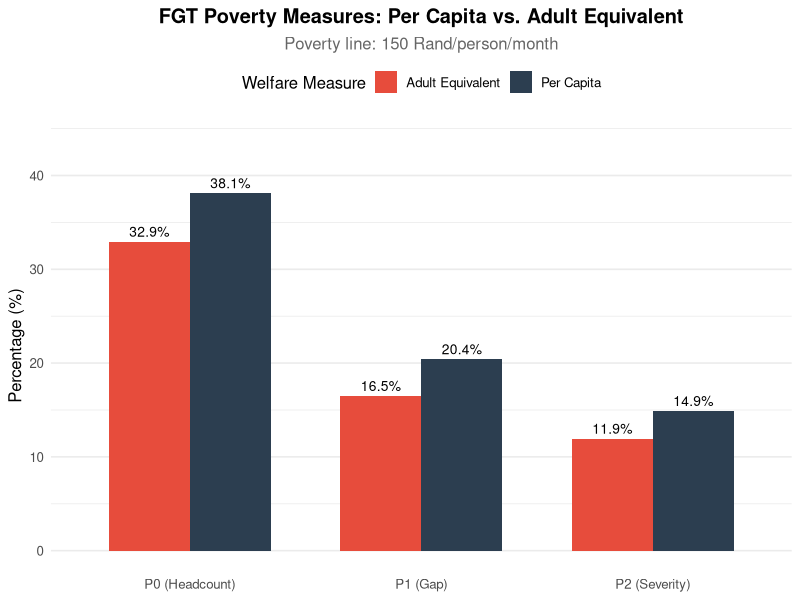
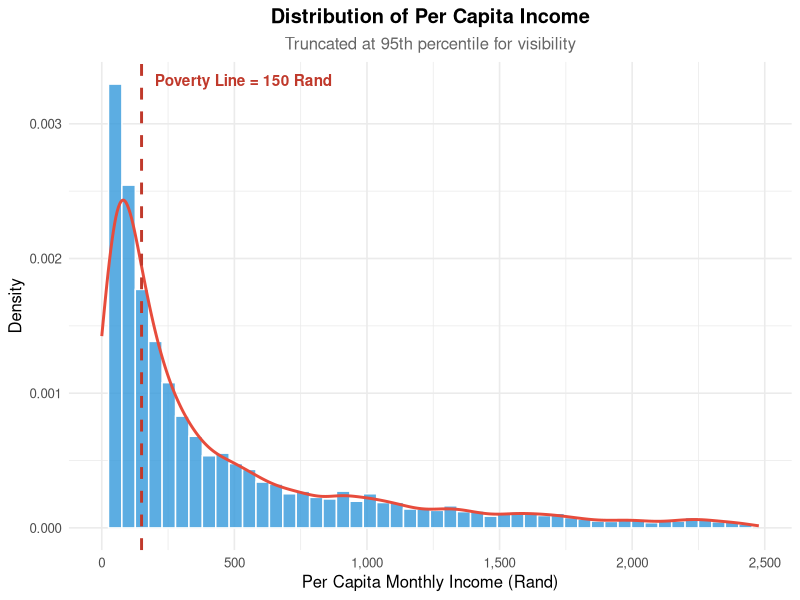
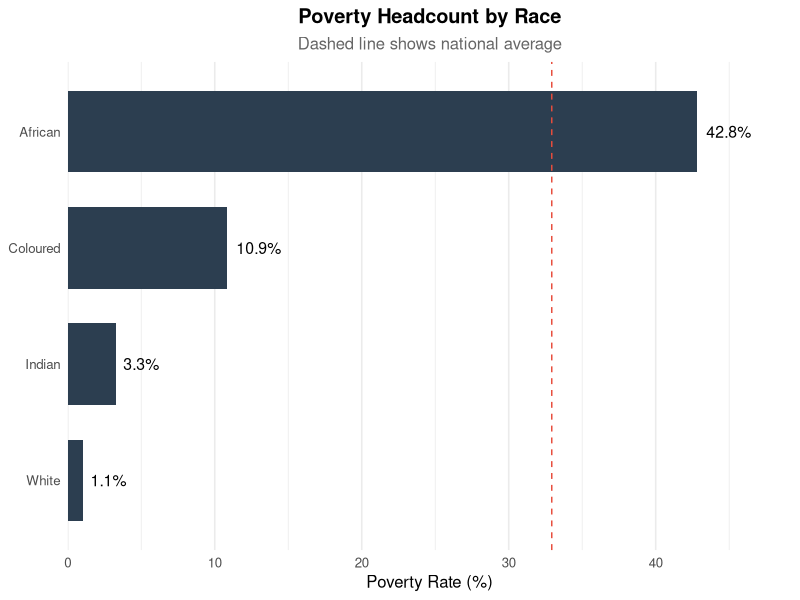
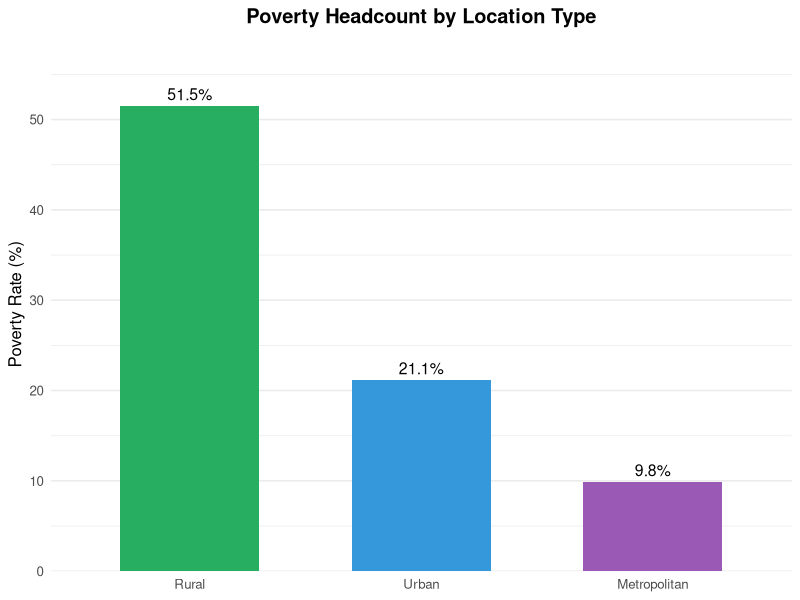
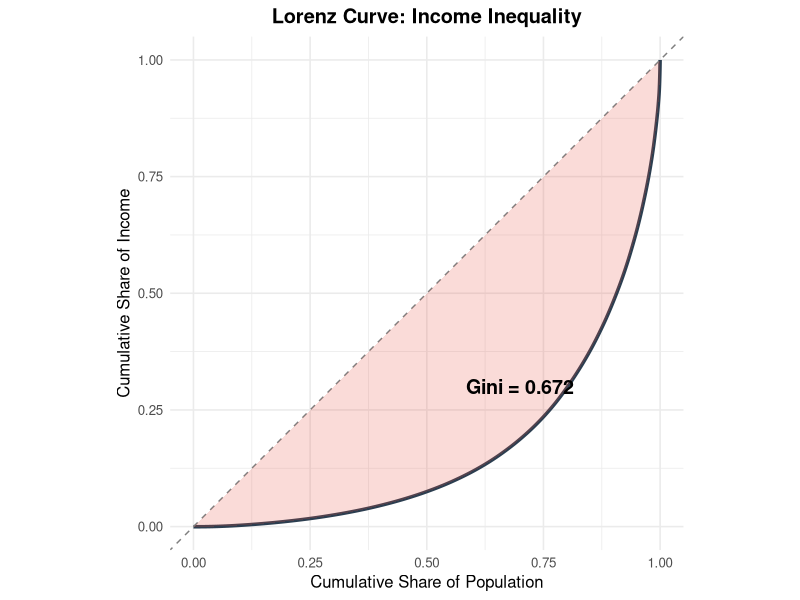

These charts were generated, in order, by the following R code:
# =============================================================================
# MEASURING POVERTY IN SOUTH AFRICA: AN ANALYSIS USING LSMS HOUSEHOLD SURVEY DATA
# =============================================================================
# Author: Sotaire Kwizera
# Date: February 2026
# 
# Description:
#   This script analyzes poverty rates in South Africa using the World Bank's
#   Living Standards Measurement Study (LSMS) household survey data. It computes
#   multiple poverty measures following the Foster-Greer-Thorbecke (FGT) class
#   of poverty indices and examines disparities across demographic groups.
#
# Data Source:
#   World Bank LSMS - South Africa
#   https://microdata.worldbank.org/index.php/catalog/297
#
# Methodology:
#   The FGT class of poverty indices (Foster, Greer & Thorbecke, 1984):
#     P_α = (1/n) × Σ[(z - y_i)/z]^α
#   Where:
#     - P0 (α=0): Headcount ratio - proportion below poverty line
#     - P1 (α=1): Poverty gap - average depth of poverty
#     - P2 (α=2): Poverty severity - squared gap, sensitive to inequality among poor
#
# =============================================================================


# -----------------------------------------------------------------------------
# 1. SETUP AND CONFIGURATION
# -----------------------------------------------------------------------------

# Load required packages
library(tidyverse)  # Data manipulation and visualization
library(haven)      # Reading Stata .dta files
library(scales)     # Formatting numbers in plots

# Set working directory (modify path as needed)
# setwd("path/to/data/directory")

# Define poverty line (150 Rand per person per month)
POVERTY_LINE <- 150

# Set theme for all plots
theme_set(theme_minimal(base_size = 12))


# -----------------------------------------------------------------------------
# 2. DATA LOADING
# -----------------------------------------------------------------------------

cat("\n", strrep("=", 60), "\n")
cat("LOADING LSMS DATA FILES\n")
cat(strrep("=", 60), "\n\n")

# Load household income data
HH_income <- read_dta("HHINCTL.dta")
cat("✓ Loaded household income data:", nrow(HH_income), "households\n")

# Load household roster (individual-level demographics)
HH_roster <- read_dta("M8_HROST.dta")
cat("✓ Loaded household roster:", nrow(HH_roster), "individuals\n")

# Load stratification variables (race, location)
HH_strata <- read_dta("STRATA2.dta")
cat("✓ Loaded stratification data:", nrow(HH_strata), "observations\n")


# -----------------------------------------------------------------------------
# 3. DATA PREPARATION
# -----------------------------------------------------------------------------

cat("\n", strrep("=", 60), "\n")
cat("PREPARING ANALYSIS DATASET\n")
cat(strrep("=", 60), "\n\n")

# Calculate household size from roster
household_size <- HH_roster %>%
  group_by(hhid) %>%
  summarise(
    hh_size = n(),
    n_children = sum(age < 16, na.rm = TRUE),
    n_adults = sum(age >= 16, na.rm = TRUE),
    .groups = "drop"
  )

# Calculate adult equivalent size
# Using equivalence scale where children (age < 16) count as 0.5 adults
# This accounts for lower consumption needs of children
adult_equivalents <- HH_roster %>%
  mutate(adult_equiv_weight = ifelse(age >= 16, 1, 0.5)) %>%
  group_by(hhid) %>%
  summarise(
    adult_equiv_size = sum(adult_equiv_weight, na.rm = TRUE),
    .groups = "drop"
  )

# Merge all data sources
poverty_data <- HH_income %>%
  select(hhid, totminc) %>%
  left_join(household_size, by = "hhid") %>%
  left_join(adult_equivalents, by = "hhid") %>%
  left_join(
    HH_strata %>% select(hhid, race, metro),
    by = "hhid"
  ) %>%
  filter(!is.na(totminc), !is.na(hh_size))

# Compute welfare measures and poverty indicators
poverty_data <- poverty_data %>%
  mutate(
    # Per capita income (simple division)
    income_per_capita = totminc / hh_size,
    
    # Adult-equivalent income (adjusted for household composition)
    income_adult_equiv = totminc / adult_equiv_size,
    
    # Binary poverty indicators (1 = poor, 0 = not poor)
    is_poor_pc = as.integer(income_per_capita < POVERTY_LINE),
    is_poor_ae = as.integer(income_adult_equiv < POVERTY_LINE),
    
    # Poverty gaps (normalized distance below poverty line, 0 for non-poor)
    gap_pc = pmax(0, (POVERTY_LINE - income_per_capita) / POVERTY_LINE),
    gap_ae = pmax(0, (POVERTY_LINE - income_adult_equiv) / POVERTY_LINE),
    
    # Add descriptive labels
    race_label = factor(
      race,
      levels = 1:5,
      labels = c("African", "Coloured", "Indian", "White", "Other")
    ),
    location_label = factor(
      metro,
      levels = 1:3,
      labels = c("Rural", "Urban", "Metropolitan")
    )
  )

cat("✓ Final dataset:", nrow(poverty_data), "households with complete data\n")


# -----------------------------------------------------------------------------
# 4. FGT POVERTY MEASURES - NATIONAL LEVEL
# -----------------------------------------------------------------------------

cat("\n", strrep("=", 60), "\n")
cat("FGT POVERTY MEASURES\n")
cat(strrep("=", 60), "\n\n")

# Function to compute FGT indices
compute_fgt <- function(data, is_poor_col, gap_col) {
  data %>%
    summarise(
      P0_headcount = mean({{ is_poor_col }}) * 100,
      P1_gap = mean({{ gap_col }}) * 100,
      P2_severity = mean({{ gap_col }}^2) * 100,
      n = n()
    )
}

# Per capita income measures
fgt_pc <- compute_fgt(poverty_data, is_poor_pc, gap_pc)
cat("FGT Measures (Per Capita Income):\n")
cat(sprintf("  P0 (Headcount):  %.2f%%\n", fgt_pc$P0_headcount))
cat(sprintf("  P1 (Poverty Gap): %.2f%%\n", fgt_pc$P1_gap))
cat(sprintf("  P2 (Severity):    %.2f%%\n", fgt_pc$P2_severity))
cat(sprintf("  Sample size:      %s households\n", format(fgt_pc$n, big.mark = ",")))

# Adult equivalent income measures
fgt_ae <- compute_fgt(poverty_data, is_poor_ae, gap_ae)
cat("\nFGT Measures (Adult Equivalent Income):\n")
cat(sprintf("  P0 (Headcount):  %.2f%%\n", fgt_ae$P0_headcount))
cat(sprintf("  P1 (Poverty Gap): %.2f%%\n", fgt_ae$P1_gap))
cat(sprintf("  P2 (Severity):    %.2f%%\n", fgt_ae$P2_severity))
cat(sprintf("  Sample size:      %s households\n", format(fgt_ae$n, big.mark = ",")))


# -----------------------------------------------------------------------------
# 5. DESCRIPTIVE STATISTICS
# -----------------------------------------------------------------------------

cat("\n", strrep("=", 60), "\n")
cat("DESCRIPTIVE STATISTICS\n")
cat(strrep("=", 60), "\n\n")

# Income distribution statistics
income_stats <- poverty_data %>%
  summarise(
    mean = mean(income_per_capita),
    sd = sd(income_per_capita),
    median = median(income_per_capita),
    p25 = quantile(income_per_capita, 0.25),
    p75 = quantile(income_per_capita, 0.75),
    min = min(income_per_capita),
    max = max(income_per_capita)
  )

cat("Per Capita Income Distribution (Rand/month):\n")
cat(sprintf("  Mean:            %.2f\n", income_stats$mean))
cat(sprintf("  Std. Dev:        %.2f\n", income_stats$sd))
cat(sprintf("  Median:          %.2f\n", income_stats$median))
cat(sprintf("  25th Percentile: %.2f\n", income_stats$p25))
cat(sprintf("  75th Percentile: %.2f\n", income_stats$p75))

# Household size statistics
size_stats <- poverty_data %>%
  summarise(
    mean = mean(hh_size),
    sd = sd(hh_size),
    median = median(hh_size),
    p25 = quantile(hh_size, 0.25),
    p75 = quantile(hh_size, 0.75)
  )

cat("\nHousehold Size Distribution:\n")
cat(sprintf("  Mean:   %.2f persons\n", size_stats$mean))
cat(sprintf("  Median: %.0f persons\n", size_stats$median))


# -----------------------------------------------------------------------------
# 6. DISAGGREGATED ANALYSIS - POVERTY BY RACE
# -----------------------------------------------------------------------------

cat("\n", strrep("=", 60), "\n")
cat("POVERTY BY RACE (Adult Equivalent Income)\n")
cat(strrep("=", 60), "\n\n")

poverty_by_race <- poverty_data %>%
  filter(!is.na(race_label)) %>%
  group_by(race_label) %>%
  summarise(
    poverty_rate = mean(is_poor_ae) * 100,
    poverty_gap = mean(gap_ae) * 100,
    n = n(),
    .groups = "drop"
  ) %>%
  arrange(desc(poverty_rate))

# Print results
for (i in 1:nrow(poverty_by_race)) {
  cat(sprintf("  %-10s: %.2f%% poverty rate (n = %s)\n",
              poverty_by_race$race_label[i],
              poverty_by_race$poverty_rate[i],
              format(poverty_by_race$n[i], big.mark = ",")))
}


# -----------------------------------------------------------------------------
# 7. DISAGGREGATED ANALYSIS - POVERTY BY LOCATION
# -----------------------------------------------------------------------------

cat("\n", strrep("=", 60), "\n")
cat("POVERTY BY LOCATION (Adult Equivalent Income)\n")
cat(strrep("=", 60), "\n\n")

poverty_by_location <- poverty_data %>%
  filter(!is.na(location_label)) %>%
  group_by(location_label) %>%
  summarise(
    poverty_rate = mean(is_poor_ae) * 100,
    poverty_gap = mean(gap_ae) * 100,
    n = n(),
    .groups = "drop"
  )

# Print results
for (i in 1:nrow(poverty_by_location)) {
  cat(sprintf("  %-15s: %.2f%% poverty rate (n = %s)\n",
              poverty_by_location$location_label[i],
              poverty_by_location$poverty_rate[i],
              format(poverty_by_location$n[i], big.mark = ",")))
}


# -----------------------------------------------------------------------------
# 8. VISUALIZATIONS
# -----------------------------------------------------------------------------

cat("\n", strrep("=", 60), "\n")
cat("GENERATING VISUALIZATIONS\n")
cat(strrep("=", 60), "\n\n")

# Figure 1: FGT Measures Comparison
comparison_data <- tibble(
  measure = rep(c("P0 (Headcount)", "P1 (Gap)", "P2 (Severity)"), 2),
  method = rep(c("Per Capita", "Adult Equivalent"), each = 3),
  value = c(
    fgt_pc$P0_headcount, fgt_pc$P1_gap, fgt_pc$P2_severity,
    fgt_ae$P0_headcount, fgt_ae$P1_gap, fgt_ae$P2_severity
  )
)

p1 <- ggplot(comparison_data, aes(x = measure, y = value, fill = method)) +
  geom_col(position = "dodge", width = 0.7) +
  geom_text(
    aes(label = sprintf("%.1f%%", value)),
    position = position_dodge(width = 0.7),
    vjust = -0.5,
    size = 3.5
  ) +
  scale_fill_manual(values = c("Per Capita" = "#2C3E50", "Adult Equivalent" = "#E74C3C")) +
  labs(
    title = "FGT Poverty Measures: Per Capita vs. Adult Equivalent",
    subtitle = "Poverty line: 150 Rand/person/month",
    x = NULL,
    y = "Percentage (%)",
    fill = "Welfare Measure"
  ) +
  theme(
    plot.title = element_text(face = "bold", hjust = 0.5),
    plot.subtitle = element_text(hjust = 0.5, color = "gray40"),
    legend.position = "top",
    panel.grid.major.x = element_blank()
  ) +
  ylim(0, max(comparison_data$value) * 1.15)

print(p1)
cat("✓ Generated Figure 1: FGT Measures Comparison\n")


# Figure 2: Income Distribution
p2 <- ggplot(poverty_data, aes(x = income_per_capita)) +
  geom_histogram(
    aes(y = after_stat(density)),
    bins = 50,
    fill = "#3498DB",
    color = "white",
    alpha = 0.8
  ) +
  geom_density(color = "#E74C3C", linewidth = 1) +
  geom_vline(
    xintercept = POVERTY_LINE,
    linetype = "dashed",
    color = "#C0392B",
    linewidth = 1
  ) +
  annotate(
    "text",
    x = POVERTY_LINE + 50,
    y = Inf,
    label = paste("Poverty Line =", POVERTY_LINE, "Rand"),
    hjust = 0,
    vjust = 2,
    color = "#C0392B",
    fontface = "bold"
  ) +
  scale_x_continuous(
    limits = c(0, quantile(poverty_data$income_per_capita, 0.95)),
    labels = comma
  ) +
  labs(
    title = "Distribution of Per Capita Income",
    subtitle = "Truncated at 95th percentile for visibility",
    x = "Per Capita Monthly Income (Rand)",
    y = "Density"
  ) +
  theme(
    plot.title = element_text(face = "bold", hjust = 0.5),
    plot.subtitle = element_text(hjust = 0.5, color = "gray40")
  )

print(p2)
cat("✓ Generated Figure 2: Income Distribution\n")


# Figure 3: Poverty by Race
p3 <- ggplot(poverty_by_race, aes(x = reorder(race_label, poverty_rate), y = poverty_rate)) +
  geom_col(fill = "#2C3E50", width = 0.7) +
  geom_text(
    aes(label = sprintf("%.1f%%", poverty_rate)),
    hjust = -0.2,
    size = 4
  ) +
  geom_hline(
    yintercept = fgt_ae$P0_headcount,
    linetype = "dashed",
    color = "#E74C3C"
  ) +
  coord_flip() +
  labs(
    title = "Poverty Headcount by Race",
    subtitle = "Dashed line shows national average",
    x = NULL,
    y = "Poverty Rate (%)"
  ) +
  theme(
    plot.title = element_text(face = "bold", hjust = 0.5),
    plot.subtitle = element_text(hjust = 0.5, color = "gray40"),
    panel.grid.major.y = element_blank()
  ) +
  scale_y_continuous(expand = expansion(mult = c(0, 0.15)))

print(p3)
cat("✓ Generated Figure 3: Poverty by Race\n")


# Figure 4: Poverty by Location
p4 <- ggplot(poverty_by_location, aes(x = location_label, y = poverty_rate)) +
  geom_col(aes(fill = location_label), width = 0.6, show.legend = FALSE) +
  geom_text(
    aes(label = sprintf("%.1f%%", poverty_rate)),
    vjust = -0.5,
    size = 4
  ) +
  scale_fill_manual(values = c("Rural" = "#27AE60", "Urban" = "#3498DB", "Metropolitan" = "#9B59B6")) +
  labs(
    title = "Poverty Headcount by Location Type",
    x = NULL,
    y = "Poverty Rate (%)"
  ) +
  theme(
    plot.title = element_text(face = "bold", hjust = 0.5),
    panel.grid.major.x = element_blank()
  ) +
  scale_y_continuous(expand = expansion(mult = c(0, 0.15)))

print(p4)
cat("✓ Generated Figure 4: Poverty by Location\n")


# Figure 5: Lorenz Curve
lorenz_data <- poverty_data %>%
  arrange(income_per_capita) %>%
  mutate(
    cum_pop = row_number() / n(),
    cum_income = cumsum(income_per_capita) / sum(income_per_capita)
  )

# Calculate Gini coefficient
gini <- 1 - 2 * sum(lorenz_data$cum_income) / nrow(lorenz_data)

p5 <- ggplot(lorenz_data, aes(x = cum_pop, y = cum_income)) +
  geom_line(color = "#2C3E50", linewidth = 1.2) +
  geom_abline(slope = 1, intercept = 0, linetype = "dashed", color = "gray50") +
  geom_ribbon(aes(ymin = cum_income, ymax = cum_pop), fill = "#E74C3C", alpha = 0.2) +
  annotate(
    "text",
    x = 0.7,
    y = 0.3,
    label = paste("Gini =", round(gini, 3)),
    size = 5,
    fontface = "bold"
  ) +
  labs(
    title = "Lorenz Curve: Income Inequality",
    x = "Cumulative Share of Population",
    y = "Cumulative Share of Income"
  ) +
  theme(
    plot.title = element_text(face = "bold", hjust = 0.5)
  ) +
  coord_fixed()

print(p5)
cat("✓ Generated Figure 5: Lorenz Curve\n")
cat(sprintf("  Gini Coefficient: %.3f\n", gini))
